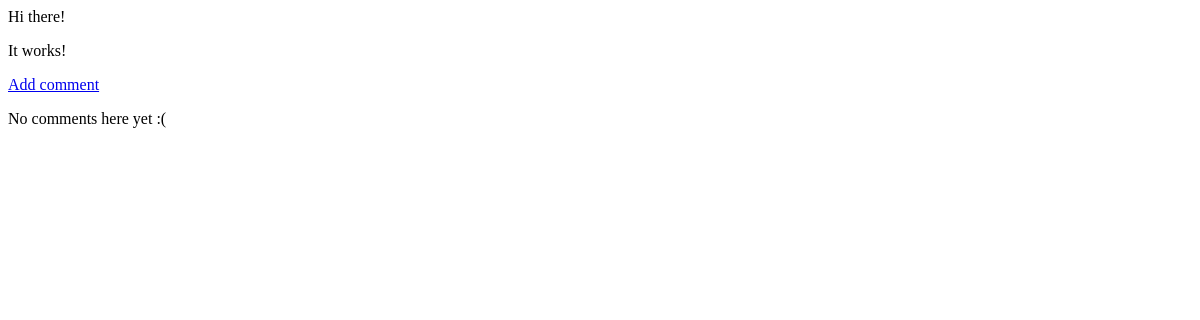
The app's page /, older data.
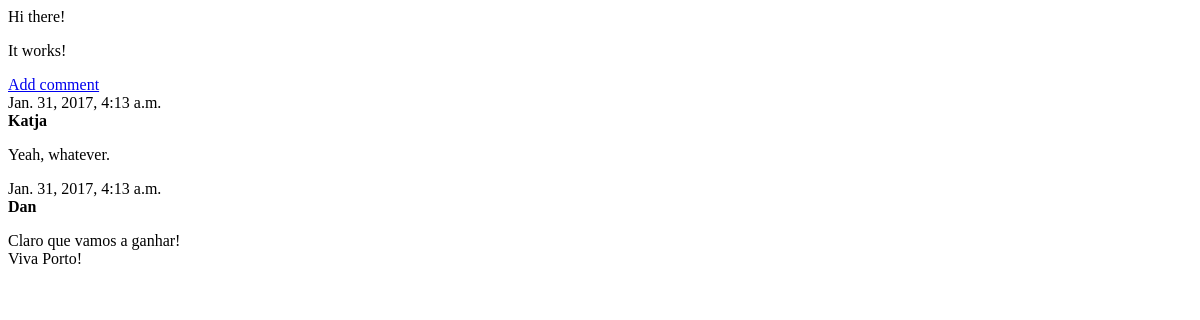
The same page, newer data.
### post/models.py (models this page shows, shortened)
class Comment(models.Model):
    author = models.CharField(max_length=50)
    email = models.EmailField(max_length=75)
    text = models.TextField()
    created_date = models.DateTimeField(default=timezone.now)
    approved_comment = models.BooleanField(default=False)

### post/views.py (the view)
# urls.py: url(r'^$', views.index, name='index'),
def index(request):
    lasts_comment_list = Comment.objects.order_by('-created_date')[:5]
    comment_list = Comment.objects.all()
    context = {'lasts_comment_list': lasts_comment_list}
    return render(request, 'post/index.html', context)

### post/templates/post/index.html (shortened to what this page needs)
<html>
    <head>
    </head>
    <body>
        <p>Hi there!</p>
        <p>It works!</p>
        <a class="btn btn-default" href="{% url 'add_comment_to_post' %}">Add comment</a>
        {% for comment in lasts_comment_list %}
            <div class="comment">
                <div class="date">{{ comment.created_date }}</div>
                <strong>{{ comment.author }}</strong>
                <p>{{ comment.text|linebreaks }}</p>
            </div>
        {% empty %}
            <p>No comments here yet :(</p>
        {% endfor %}
    </body>
</html>

Row changes from the older to the newer data that the page shows:
added Comment: created_date "Jan. 31, 2017, 4:13 a.m.", author "Katja", text "Yeah, whatever."
added Comment: created_date "Jan. 31, 2017, 4:13 a.m.", author "Dan", text "Claro que vamos a ganhar! Viva Porto!"
Text that changed along with them:
text no longer shown: "No comments here yet :("
